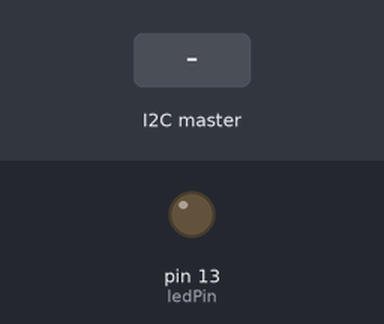
Bench run of a sketch on a simulated Arduino Uno, built with avr-gcc and run on an emulated ATmega328P. Shown: output pins drawn as LEDs (lit = HIGH). The inputs (shaded band) are chosen by the test bench. Pins used as bus, display or sensor lines are not drawn.

Above: at 1.2 s.
1.3 s: the I2C master sends the byte 1
At 1.56 s:
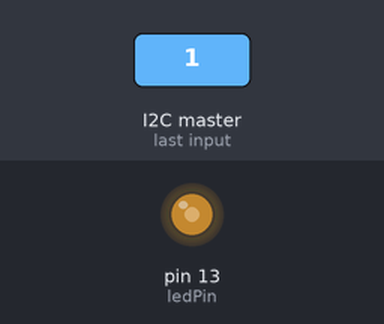
Timing chart, 0 to 4.3 s (numbered marks = the images above; inputs shaded):
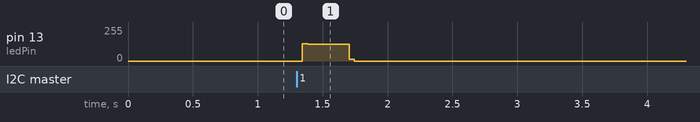

Measured:
- after the input at 1.3 s, pin 13 (ledPin): 0/255 → 124/255 at once, → 0/255 0.36 s later

The sketch:

Stepper_Motor_with_I2C.ino
```cpp
int stepPin = 2; // pin that controls how much the motor moves
int ledPin = 13; // pin for display

// for stepMotor:
int delayLength = 1; // length of delay in ms
int stepLength = 2; // degrees each step travels

// ISP Capability:
#include <Wire.h>
int I2Caddress = 1; // the arduino's I2C address

void setup() {
  Wire.begin(I2Caddress);                // join i2c bus with address #8
  Wire.onReceive(receiveEvent); // register event

  // set pinmode for all pins:
  pinMode(stepPin, OUTPUT);
  pinMode(ledPin, OUTPUT);
}

void loop() {
  delay(10); // delay at
}

void receiveEvent(int howMany) {
  int x = Wire.read();    // receive byte as an integer

  if (x == I2Caddress) { // looks for the arduino's I2C address
    stepMotor();
  }

}

void stepMotor() {
  for (int i = 0; i < (360 / stepLength); i++) {
    digitalWrite(stepPin, HIGH);
    digitalWrite(ledPin, HIGH);
    delay(delayLength);
    digitalWrite(stepPin, LOW);
    digitalWrite(ledPin, LOW);
    delay(delayLength);
  }
}
```
